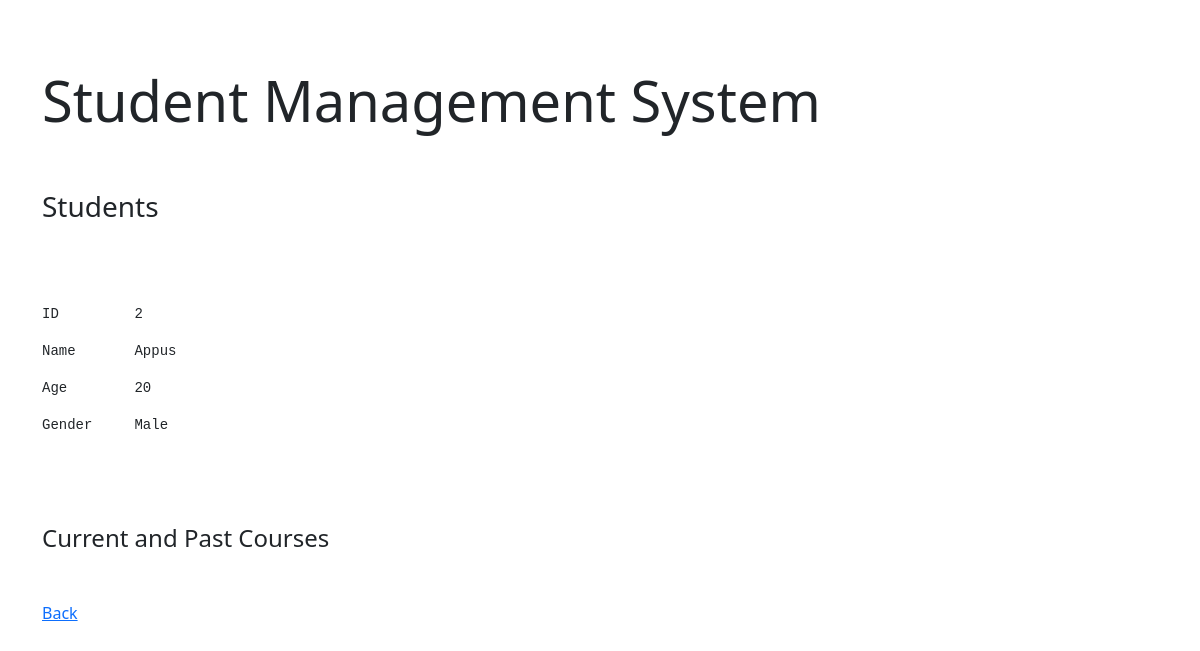
/view_student/2, run on the app's committed database.
### tables this page shows
CREATE TABLE "student" (
	"id"	INTEGER,
	"name"	TEXT NOT NULL,
	"age"	INTEGER NOT NULL,
	"gender"	TEXT,
	PRIMARY KEY("id" AUTOINCREMENT)
);

### main.py (the view)
@app.route('/view_student/<int:sid>')
def viewparticularstudent(sid):
    con = sqlite3.connect("test.sqlite3")
    cur = con.cursor()
    cur.execute("select * from student where id=?",(sid,))
    ans = cur.fetchall()
    cur.execute("select * from student_course where sid=?",(sid,))
    ans2 = cur.fetchall()
    return render_template('viewstudentparticular.html',student = ans, student_course = ans2)

### main.py (called while the page is built)
@app.before_request
def before_request():
    g.user=None
    if 'user' in session:
        g.user = session['user']

### TEMPLATES/viewstudentparticular.html (shortened to what this page needs)
<!DOCTYPE html>
<html>
    <head>
        <link href="https://cdn.jsdelivr.net/npm/bootstrap@5.1.3/dist/css/bootstrap.min.css" rel="stylesheet">
    </head>
    <body>
        <div class="container">
            <div class="jumbotron">
                <h1 class="display-4"><br>Student Management System</h1>
            </div>
            <br><br><h3>Students</h3>
                <div class="col-md-8">
                    <br><br><br>
                    <pre>ID         {{student[0][0]}}<br></pre>
                    <pre>Name       {{student[0][1]}}<br></pre>
                    <pre>Age        {{student[0][2]}}<br></pre>
                    <pre>Gender     {{student[0][3]}}<br></pre>
                    <br><br><br>
                    <h4>Current and Past Courses</h4><br>
                </div>
                <a href="/home">Back</a>
            </div>
    </body>
</html>

### data on the page
student: id "2", name "Appus", age "20", gender "Male"
